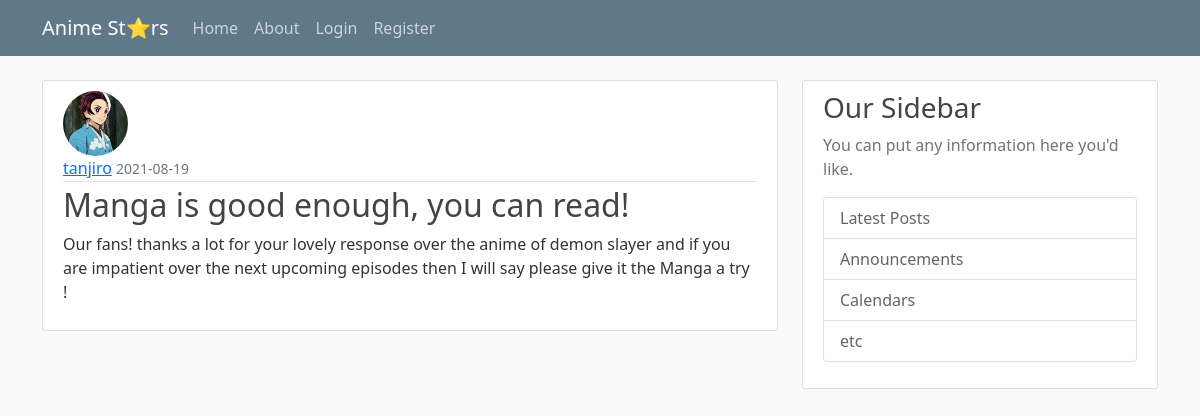
The page /post/12 on the database its author committed.
### main/models.py (models this page shows, shortened)
class User(db.Model, UserMixin):
    id = db.Column(db.Integer, primary_key=True)
    username = db.Column(db.String(20), unique=True, nullable=False)
    email = db.Column(db.String(120), unique=True, nullable=False)
    image_file = db.Column(db.String(20), nullable=False, default='default.jpg')
    password = db.Column(db.String(60), nullable=False)
    posts = db.relationship('Post', backref='author', lazy=True)

class Post(db.Model):
    id = db.Column(db.Integer, primary_key=True)
    title = db.Column(db.String(100), nullable=False)
    date_posted = db.Column(db.DateTime, nullable=True, default=datetime.utcnow)
    content = db.Column(db.Text, nullable=False)
    user_id = db.Column(db.Integer, db.ForeignKey('user.id'), nullable=False)

### main/posts/routes.py (the view)
@posts.route('/post/<int:post_id>')
def post(post_id):
    post = Post.query.get_or_404(post_id)
    return render_template('post.html', title='post.title', post=post)

### main/templates/post.html (shortened to what this page needs)
{% extends "layout.html" %}
{% block content %}
   <article class="media content-section">
      <img class="rounded-circle article-img" src="{{ url_for('static', filename='profile_pics/' + post.author.image_file) }}">
      <div class="media-body">
        <div class="article-metadata">
          <a class="mr-2" href="{{ url_for('users.user_post', username=post.author.username) }}">{{ post.author.username }}</a>
          <small class="text-muted">{{ post.date_posted.strftime('%Y-%m-%d') }}</small>
        </div>
        <h2 class="article-title">{{ post.title }}</h2>
        <p class="article-content">{{ post.content }}</p>
      </div>
   </article>
{% endblock content %}

### main/static/main.css (style rules this page uses)
body { background: #fafafa; color: #333333; margin-top: 5rem; }
h1, h2, h3, h4, h5, h6 { color: #444444; }
.content-section { background: #ffffff; padding: 10px 20px; border: 1px solid #dddddd; border-radius: 3px; margin-bottom: 20px; }
.article-title { color: #444444; }
.article-content { white-space: pre-line; }
.article-img { height: 65px; width: 65px; margin-right: 16px; }
.article-metadata { padding-bottom: 1px; margin-bottom: 4px; border-bottom: 1px solid #e3e3e3 }

### rows shown on the page
User: image_file (picture), author.username "tanjiro"
Post: date_posted "2021-08-19", title "Manga is good enough, you can read!", content "Our fans! thanks a lot for your lovely response over the anime of demon slayer and if you are impatient over the next upcoming episodes then I will say please give it the Manga a try !"
